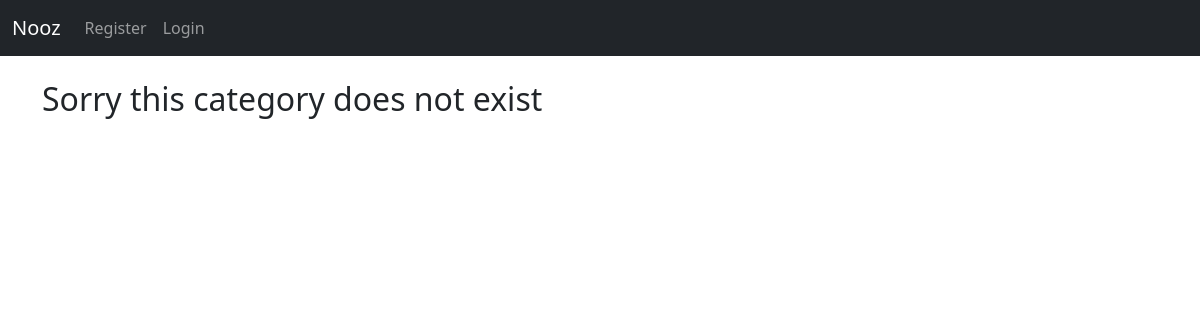
Before: /category/Business/ with the older database file.
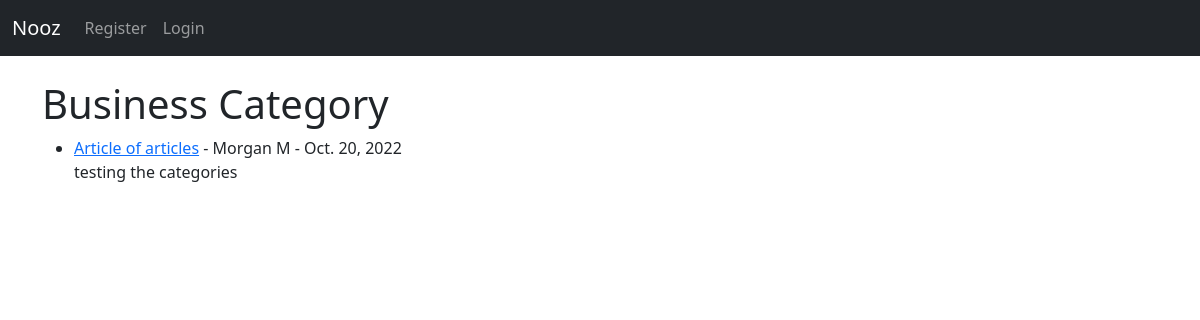
After: the same page with the newer database file.
### nooz2/models.py (models this page shows, shortened)
class Post(models.Model):
    title = models.CharField(max_length=255)
    title_tag = models.CharField(max_length=255)
    description = models.CharField(max_length=50, default='Click above to read more')
    author = models.ForeignKey(User, on_delete=models.CASCADE)
    body = models.TextField()
    timestamp = models.DateField(auto_now_add=True)
    category = models.CharField(max_length=255, default='News')

### nooz2/views.py (the view)
# urls.py: path('category/<str:cats>/', CategoryView, name="category"),
def CategoryView(request, cats):
    category_posts = Post.objects.filter(category=cats)
    return render(request, 'categories.html', {'cats':cats.title(), 'category_posts':category_posts})

### templates/categories.html (shortened to what this page needs)
{% extends 'base.html' %}
{% block content %}
{% if category_posts %}
    <h1>{{ cats }} Category</h1>
    <ul>
    {% for post in category_posts %}
    <li><a href="{% url 'post-detail' post.pk %}">{{ post.title}}</a> -
        {{ post.author.first_name }}
        {{ post.author.last_name }} -
        {{ post.timestamp }}
    <br/>
        {{ post.body|slice:"150"|safe }}</li>
    {% endfor %}
    </ul>
{% else %}
    <h2>Sorry this category does not exist</h2>
{% endif %}
{% endblock %}

Changed rows visible on the page:
added Post: category "Business", title "Article of articles", author.first_name "Morgan", author.last_name "M", timestamp "Oct. 20, 2022", body "testing the categories"
Other visible differences:
text no longer shown: "Sorry this category does not exist"
text now shown: "Category"
